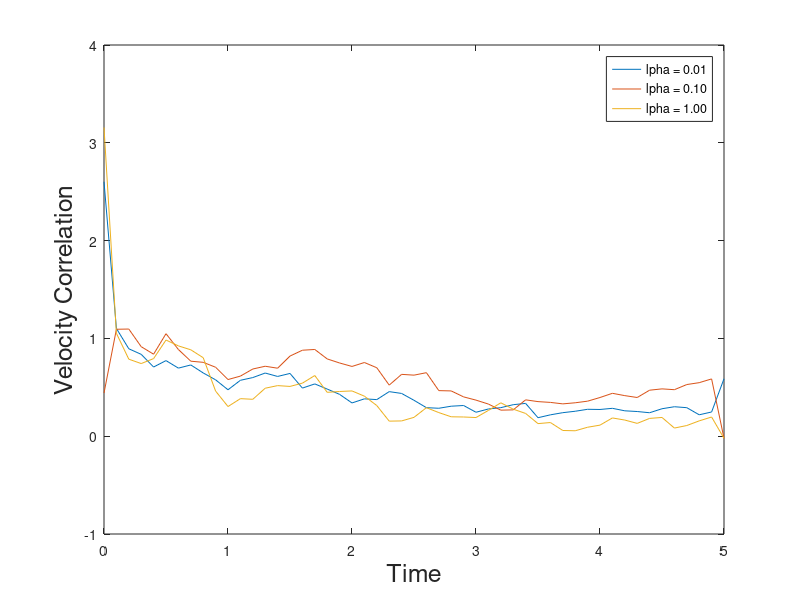

Source code (MATLAB):
close all

%time N vcorr
data_alpha_0_01 = load("data/vcorr_0064_r0.200_T1.000_alpha0.01_dt010.txt");
data_alpha_0_10 = load("data/vcorr_0064_r0.200_T1.000_alpha0.10_dt010.txt");
data_alpha_1_00 = load("data/vcorr_0064_r0.200_T1.000_alpha1.00_dt010.txt");

plot(data_alpha_0_01(:,1), data_alpha_0_01(:,3), "DisplayName", "\alpha = 0.01");
hold on
plot(data_alpha_0_10(:,1), data_alpha_0_10(:,3), "DisplayName", "\alpha = 0.10");
hold on
plot(data_alpha_1_00(:,1), data_alpha_1_00(:,3), "DisplayName", "\alpha = 1.00");
xlabel("Time", "FontSize", 18);
ylabel("Velocity Correlation", "FontSize", 18);

legend();